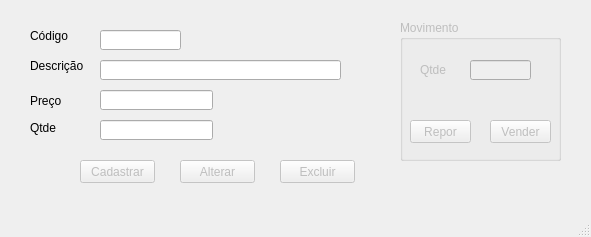
<?xml version="1.0" encoding="UTF-8"?>
<ui version="4.0">
 <class>MainWindow</class>
 <widget class="QMainWindow" name="MainWindow">
  <property name="geometry">
   <rect>
    <x>0</x>
    <y>0</y>
    <width>591</width>
    <height>237</height>
   </rect>
  </property>
  <property name="windowTitle">
   <string>Loja de Informática</string>
  </property>
  <widget class="QWidget" name="centralwidget">
   <widget class="QLabel" name="label">
    <property name="geometry">
     <rect>
      <x>30</x>
      <y>20</y>
      <width>61</width>
      <height>31</height>
     </rect>
    </property>
    <property name="text">
     <string>Código</string>
    </property>
   </widget>
   <widget class="QLabel" name="label_2">
    <property name="geometry">
     <rect>
      <x>30</x>
      <y>50</y>
      <width>81</width>
      <height>31</height>
     </rect>
    </property>
    <property name="text">
     <string>Descrição</string>
    </property>
   </widget>
   <widget class="QLabel" name="label_3">
    <property name="geometry">
     <rect>
      <x>30</x>
      <y>90</y>
      <width>61</width>
      <height>21</height>
     </rect>
    </property>
    <property name="text">
     <string>Preço</string>
    </property>
   </widget>
   <widget class="QLabel" name="label_4">
    <property name="geometry">
     <rect>
      <x>30</x>
      <y>120</y>
      <width>61</width>
      <height>16</height>
     </rect>
    </property>
    <property name="text">
     <string>Qtde</string>
    </property>
   </widget>
   <widget class="QLineEdit" name="leCodigo">
    <property name="geometry">
     <rect>
      <x>100</x>
      <y>30</y>
      <width>81</width>
      <height>20</height>
     </rect>
    </property>
   </widget>
   <widget class="QLineEdit" name="leDescricao">
    <property name="geometry">
     <rect>
      <x>100</x>
      <y>60</y>
      <width>241</width>
      <height>20</height>
     </rect>
    </property>
   </widget>
   <widget class="QLineEdit" name="lePreco">
    <property name="geometry">
     <rect>
      <x>100</x>
      <y>90</y>
      <width>113</width>
      <height>20</height>
     </rect>
    </property>
   </widget>
   <widget class="QLineEdit" name="leQtde">
    <property name="geometry">
     <rect>
      <x>100</x>
      <y>120</y>
      <width>113</width>
      <height>20</height>
     </rect>
    </property>
   </widget>
   <widget class="QPushButton" name="pbCadastrar">
    <property name="enabled">
     <bool>false</bool>
    </property>
    <property name="geometry">
     <rect>
      <x>80</x>
      <y>160</y>
      <width>75</width>
      <height>23</height>
     </rect>
    </property>
    <property name="text">
     <string>Cadastrar</string>
    </property>
   </widget>
   <widget class="QPushButton" name="pbAlterar">
    <property name="enabled">
     <bool>false</bool>
    </property>
    <property name="geometry">
     <rect>
      <x>180</x>
      <y>160</y>
      <width>75</width>
      <height>23</height>
     </rect>
    </property>
    <property name="text">
     <string>Alterar</string>
    </property>
   </widget>
   <widget class="QPushButton" name="pbExcluir">
    <property name="enabled">
     <bool>false</bool>
    </property>
    <property name="geometry">
     <rect>
      <x>280</x>
      <y>160</y>
      <width>75</width>
      <height>23</height>
     </rect>
    </property>
    <property name="text">
     <string>Excluir</string>
    </property>
   </widget>
   <widget class="QGroupBox" name="gbMovimento">
    <property name="enabled">
     <bool>false</bool>
    </property>
    <property name="geometry">
     <rect>
      <x>400</x>
      <y>20</y>
      <width>161</width>
      <height>141</height>
     </rect>
    </property>
    <property name="title">
     <string>Movimento</string>
    </property>
    <widget class="QLabel" name="label_5">
     <property name="geometry">
      <rect>
       <x>20</x>
       <y>40</y>
       <width>41</width>
       <height>20</height>
      </rect>
     </property>
     <property name="text">
      <string>Qtde</string>
     </property>
    </widget>
    <widget class="QLineEdit" name="leMovimento">
     <property name="geometry">
      <rect>
       <x>70</x>
       <y>40</y>
       <width>61</width>
       <height>20</height>
      </rect>
     </property>
    </widget>
    <widget class="QPushButton" name="pbVender">
     <property name="geometry">
      <rect>
       <x>90</x>
       <y>100</y>
       <width>61</width>
       <height>23</height>
      </rect>
     </property>
     <property name="text">
      <string>Vender</string>
     </property>
    </widget>
    <widget class="QPushButton" name="pbRepor">
     <property name="geometry">
      <rect>
       <x>10</x>
       <y>100</y>
       <width>61</width>
       <height>23</height>
      </rect>
     </property>
     <property name="text">
      <string>Repor</string>
     </property>
    </widget>
   </widget>
  </widget>
  <widget class="QMenuBar" name="menubar">
   <property name="geometry">
    <rect>
     <x>0</x>
     <y>0</y>
     <width>591</width>
     <height>22</height>
    </rect>
   </property>
  </widget>
  <widget class="QStatusBar" name="statusbar"/>
 </widget>
 <resources/>
 <connections/>
</ui>
